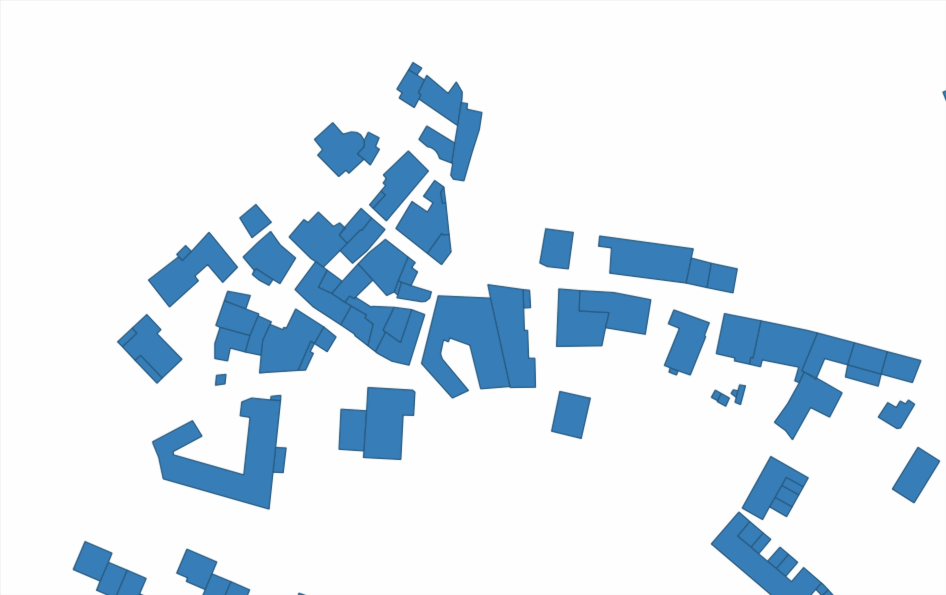
#> input picture images/sample_input_1.jpg, 3784 x 2380 px (shown at 1/4 size)
$ python -i process_cluster.py   (imports and definitions only)
#> lines starting #> are read from the running program, lines starting #| are printed output that depends on the picture; after the words box and inside, x2 and y2 are one past the last pixel; in counts of white or black regions, pixels touching at a corner belong together
### process_image/process_polygon.py
import cv2
import numpy as np
import math
import matplotlib.pyplot as plt
from io import BytesIO


def polygon_area(vertices):
    n = len(vertices)
    if n < 3:
        raise ValueError("A polygon must have at least 3 vertices")

    area = 0.0
    for i in range(n):
        x1, y1 = vertices[i]
        x2, y2 = vertices[(i + 1) % n]
        area += x1 * y2 - x2 * y1

    return abs(area) / 2.0

# [265 lines left out: functions crop_polygon_from_image, remove_white_pixels, compute_centroid, extract_polygons, extract_polygons_adjustable, plot_polygons and 1 more, not called in this run]

### process_image/process_cluster.py
import numpy as np
import cv2
from process_image.process_polygon import compute_centroid, extract_polygons, polygon_area
import requests
from sklearn.neighbors import NearestNeighbors

# [300 lines left out: functions normalize_image_size, normalize_polygon_orientation, compute_relative_angles, compute_angles, extract_angle_features, embed_polygon_cluster and 8 more, not called in this run]

>>> import cv2
>>> picture = cv2.imread('../images/sample_input_1.jpg')
#> picture is the input picture: shape (2380, 3784, 3); mean B, G, R 241.7, 232.7, 221.9
>>> result = extract_polygons_knn(picture)
#> in extract_polygons_knn, `gray = cv2.cvtColor(image, cv2.COLOR_BGR2GRAY)`:
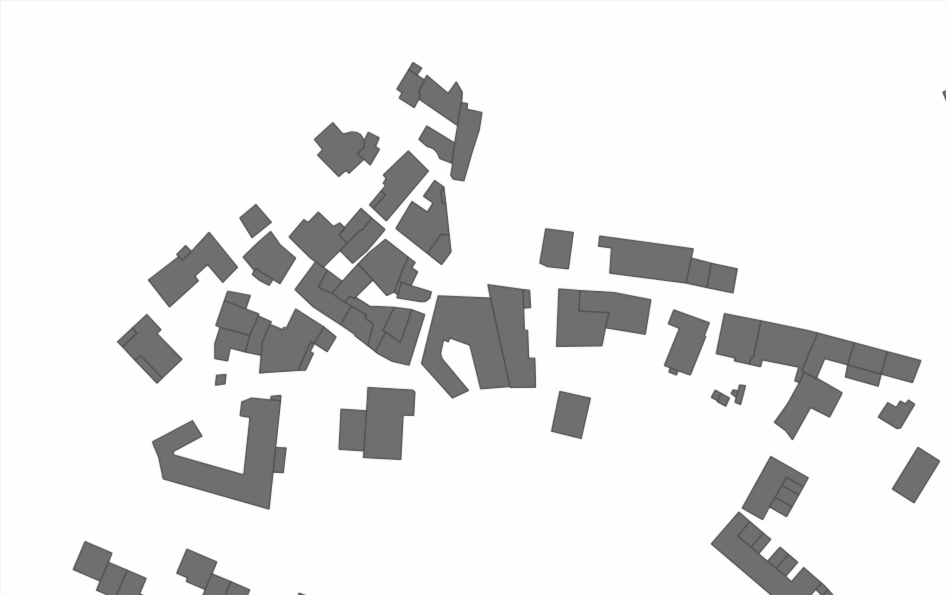
#> gray: shape (2380, 3784) (shown at 1/4 size); min 51, max 255, mean 230.5
#> in extract_polygons_knn, `ret, thresh = cv2.threshold(gray, 200, 255, 0)`:
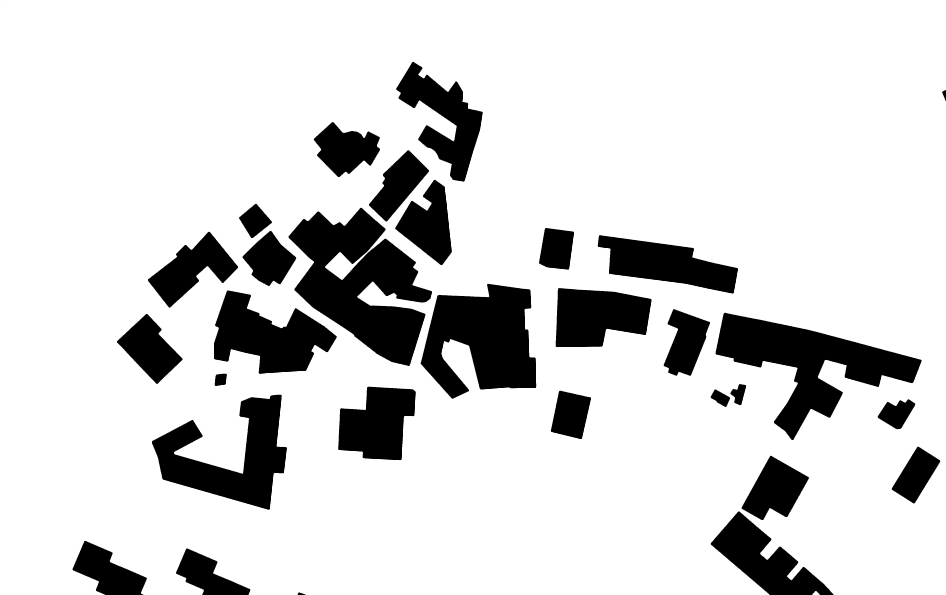
#> thresh: shape (2380, 3784) (shown at 1/4 size); 83.8% white; 31 black regions (1 under 20 px)
#> in extract_polygons_knn, `contours, _ = cv2.findContours(thresh, cv2.RETR_TREE, cv2.CHAIN_APPROX..`: contours = 27 contours; largest, box (x1, y1, x2, y2) and area: (0, 0, 3784, 2380) 8871038, (1153, 830, 1729, 1465) 189888, (2861, 1250, 3688, 1761) 154002, (1682, 1134, 2146, 1596) 141768, (607, 1578, 1149, 2040) 113206
#> the loop in extract_polygons_knn, `for cnt in contours:` made 27 passes
#> after the loop in extract_polygons_knn, `for cnt in contours:`: polygons = 22 items
#> result = 22 items

$ run again, on images/sample_input_2.jpg
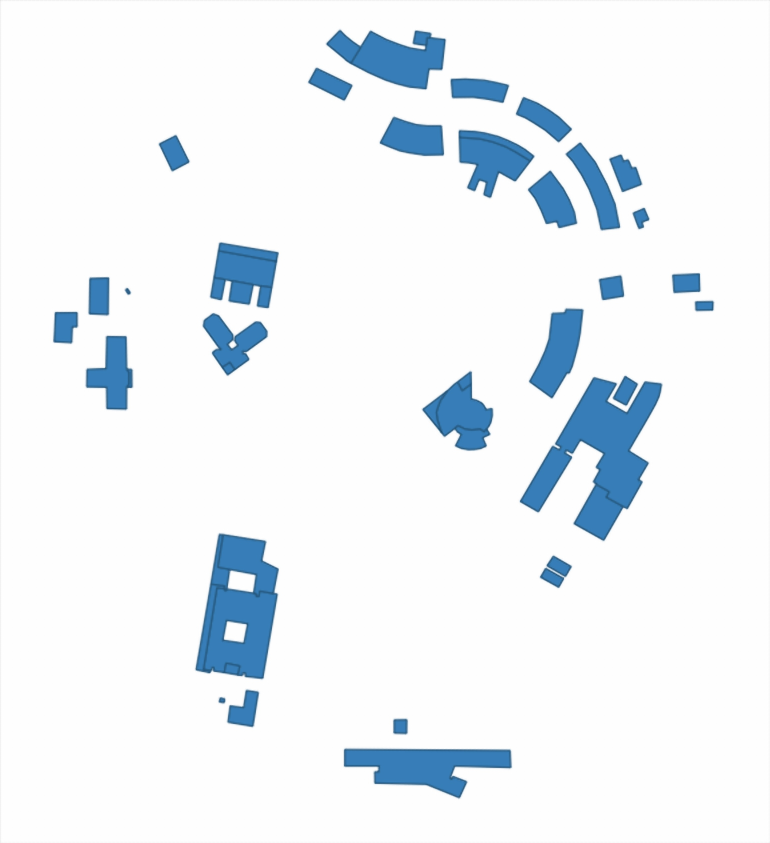
#> input picture images/sample_input_2.jpg, 2308 x 2528 px (shown at 1/3 size)
#> picture is the input picture: shape (2528, 2308, 3); mean B, G, R 247, 242.2, 236.4
#> in extract_polygons_knn, `gray = cv2.cvtColor(image, cv2.COLOR_BGR2GRAY)`:
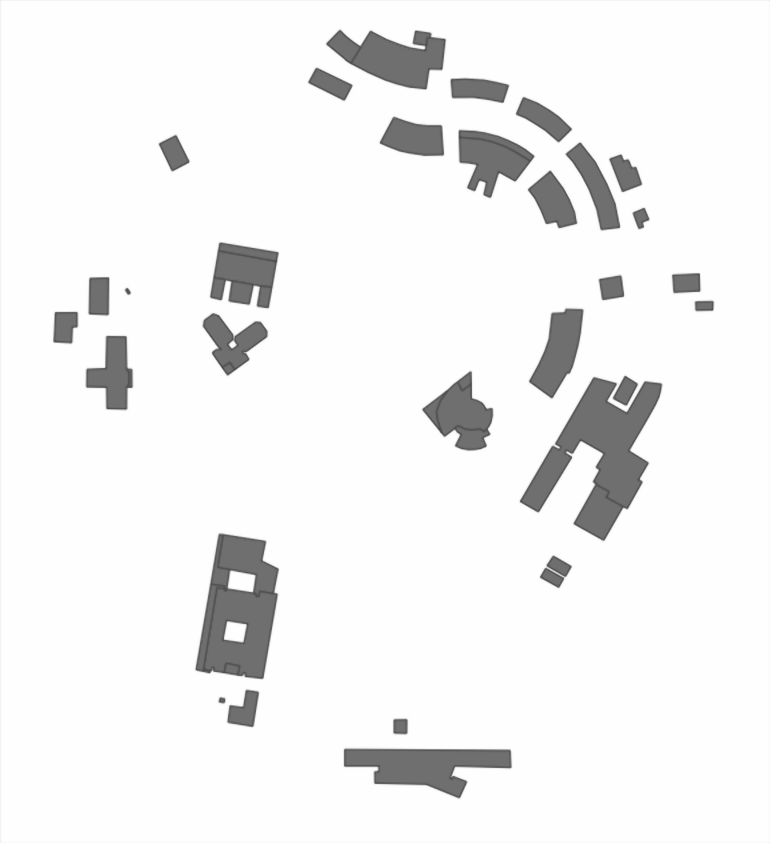
#> gray: shape (2528, 2308) (shown at 1/3 size); min 50, max 255, mean 241.1
#> in extract_polygons_knn, `ret, thresh = cv2.threshold(gray, 200, 255, 0)`:
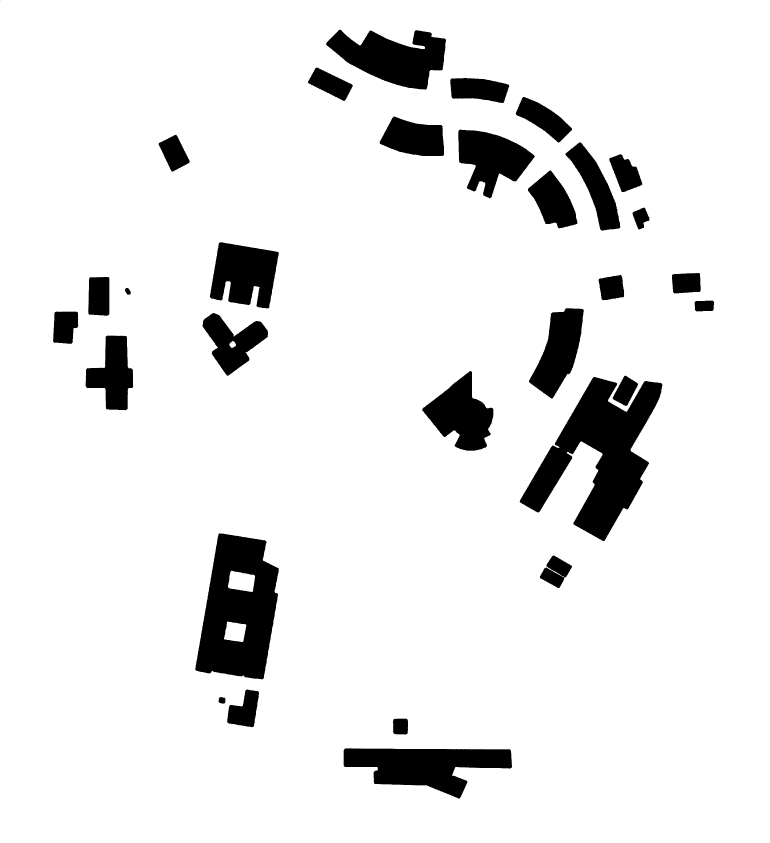
#> thresh: shape (2528, 2308) (shown at 1/3 size); 91.1% white; 31 black regions (1 under 20 px)
#> contours = 37 contours, 3 with area under 20; largest, box (x1, y1, x2, y2) and area: (0, 0, 2308, 2528) 5829788, (1558, 1130, 1989, 1624) 89696, (585, 1599, 837, 2039) 81363, (1030, 2244, 1537, 2397) 44294, (977, 88, 1339, 270) 38767
#> the loop in extract_polygons_knn, `for cnt in contours:` made 37 passes
#> after the loop in extract_polygons_knn, `for cnt in contours:`: polygons = 36 items

$ run again, on images/sample_input_3.jpg
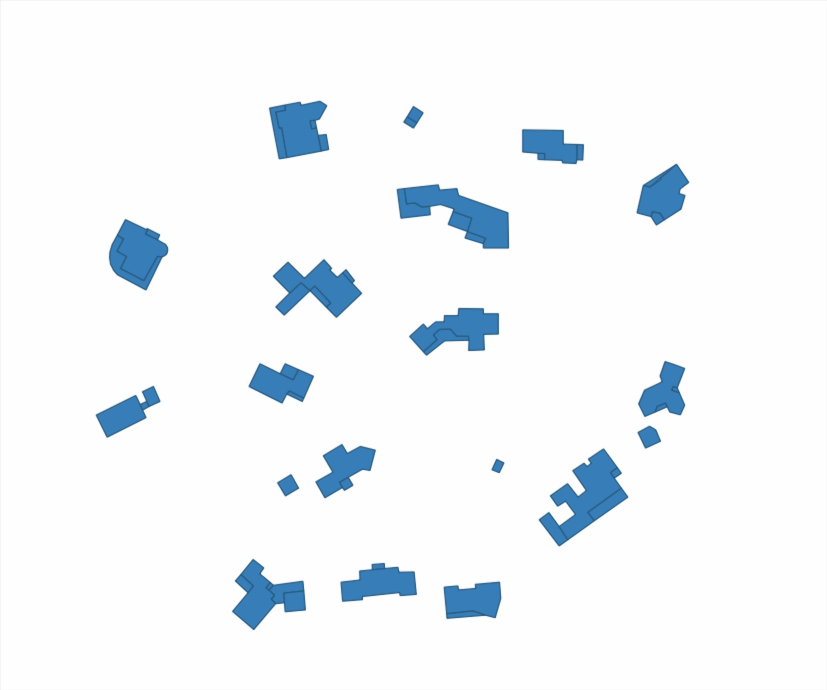
#> input picture images/sample_input_3.jpg, 3308 x 2760 px (shown at 1/4 size)
#> picture is the input picture: shape (2760, 3308, 3); mean B, G, R 249.2, 245.8, 241.7
#> in extract_polygons_knn, `gray = cv2.cvtColor(image, cv2.COLOR_BGR2GRAY)`:
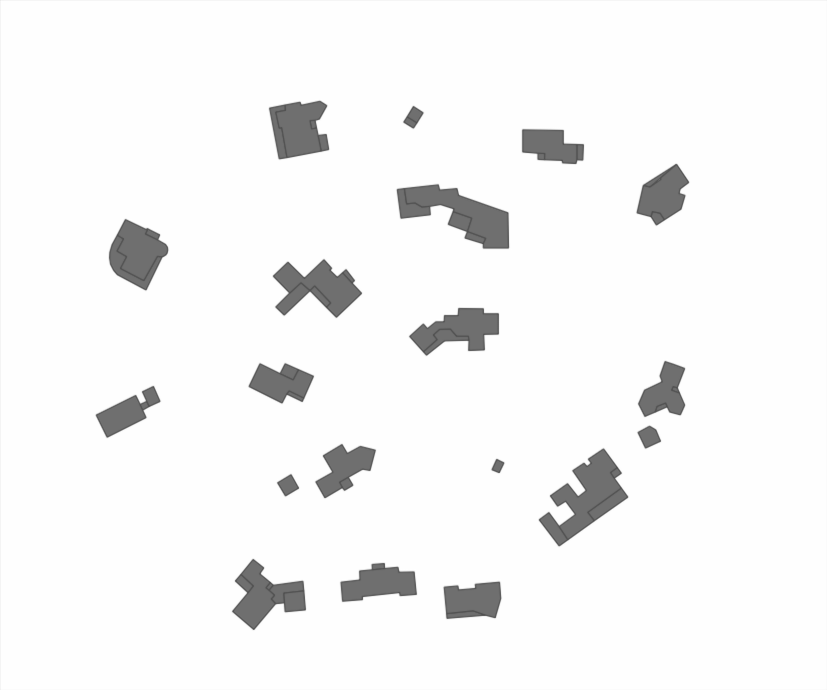
#> gray: shape (2760, 3308) (shown at 1/4 size); min 47, max 255, mean 245
#> in extract_polygons_knn, `ret, thresh = cv2.threshold(gray, 200, 255, 0)`:
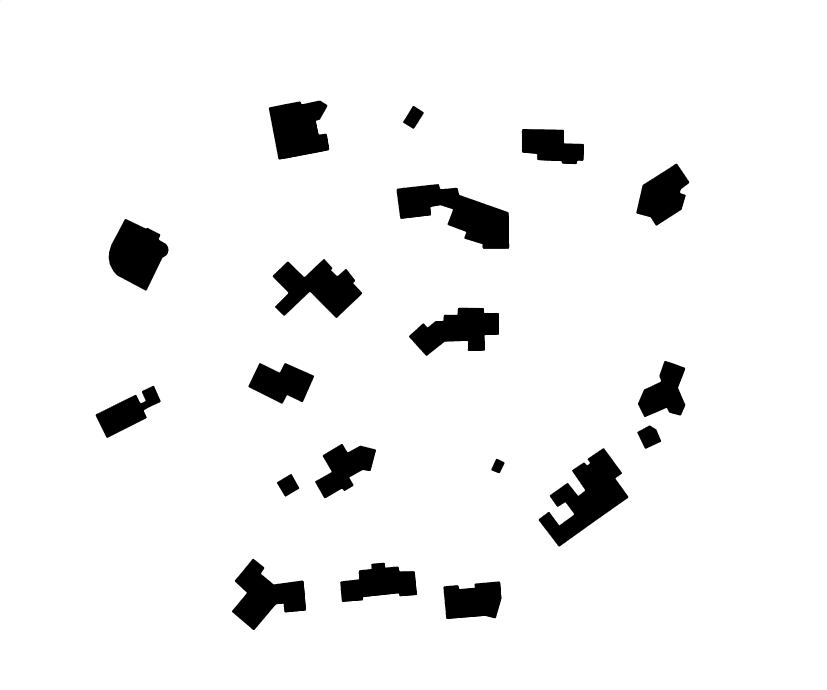
#> thresh: shape (2760, 3308) (shown at 1/4 size); 93.7% white; 20 black regions (1 under 20 px)
#> contours = 20 contours; largest, box (x1, y1, x2, y2) and area: (0, 0, 3308, 2760) 9124012, (2154, 1792, 2514, 2187) 61442, (1585, 735, 2038, 997) 60548, (1090, 1035, 1449, 1273) 46116, (434, 875, 675, 1163) 43348
#> the loop in extract_polygons_knn, `for cnt in contours:` made 20 passes
#> after the loop in extract_polygons_knn, `for cnt in contours:`: polygons = 19 items

$ run again, on images/sample_input_4.jpg
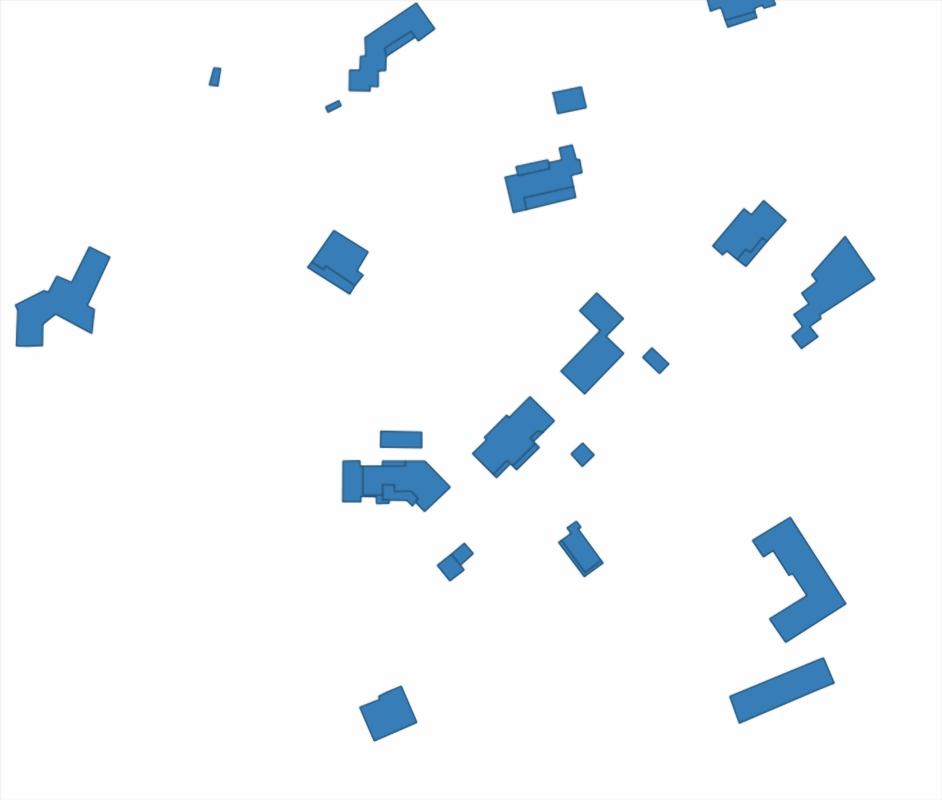
#> input picture images/sample_input_4.jpg, 2824 x 2400 px (shown at 1/3 size)
#> picture is the input picture: shape (2400, 2824, 3); mean B, G, R 249.3, 246.1, 242.1
#> in extract_polygons_knn, `gray = cv2.cvtColor(image, cv2.COLOR_BGR2GRAY)`:
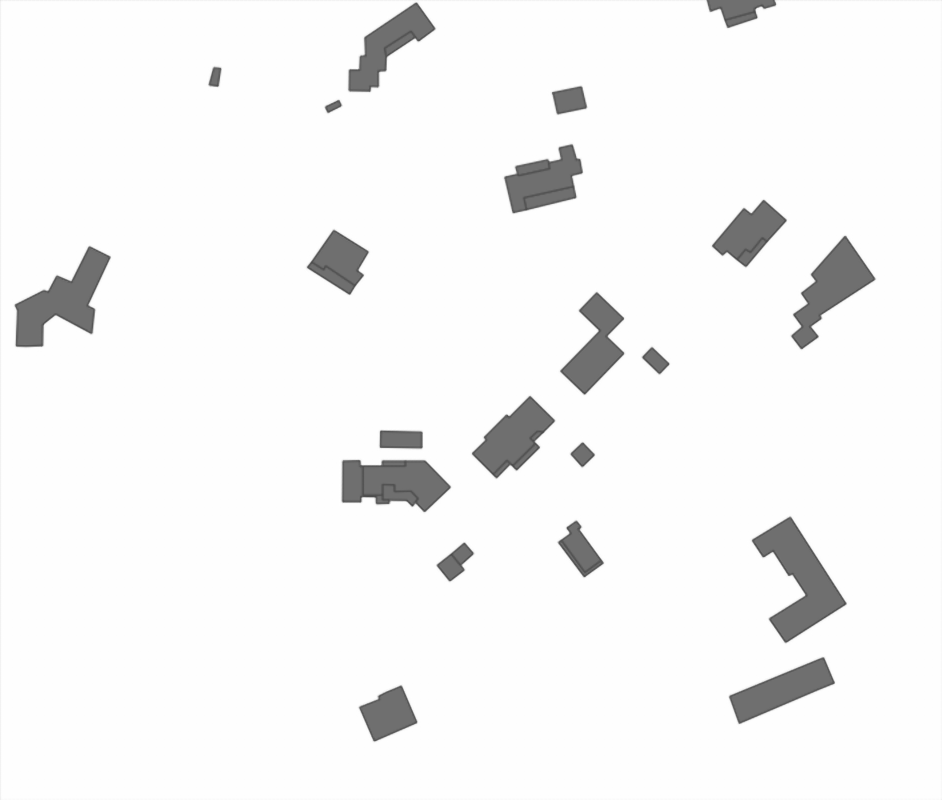
#> gray: shape (2400, 2824) (shown at 1/3 size); min 48, max 255, mean 245.3
#> in extract_polygons_knn, `ret, thresh = cv2.threshold(gray, 200, 255, 0)`:
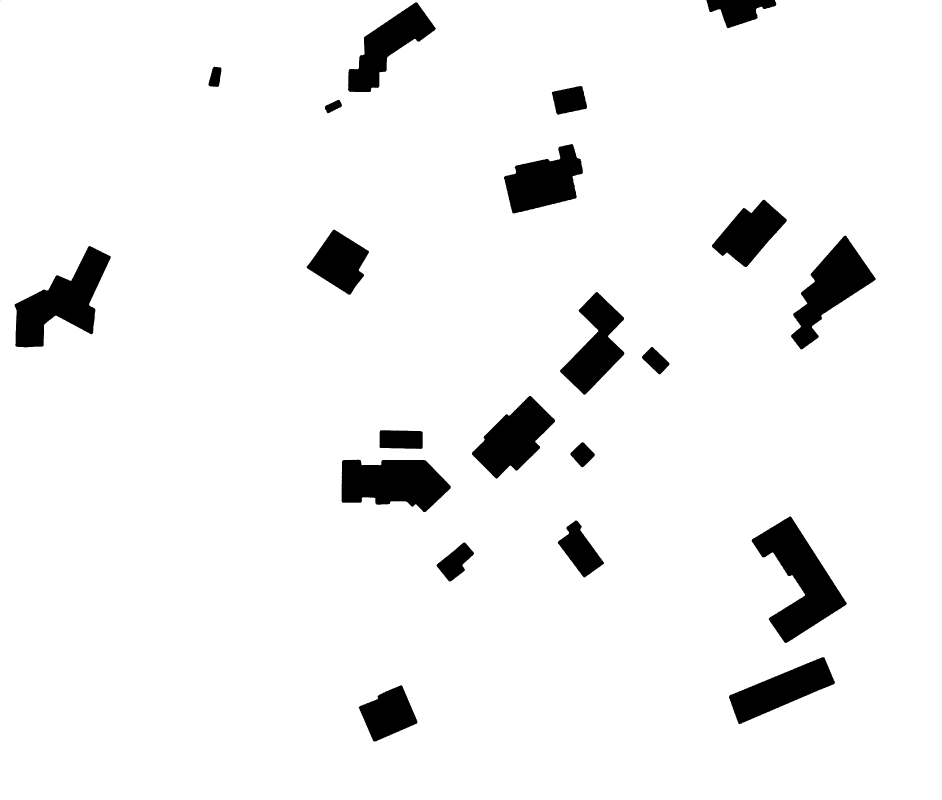
#> thresh: shape (2400, 2824) (shown at 1/3 size); 94% white; 22 black regions (1 under 20 px)
#> contours = 21 contours; largest, box (x1, y1, x2, y2) and area: (0, 0, 2824, 2400) 6762393, (2254, 1548, 2541, 1930) 45161, (43, 737, 333, 1043) 40090, (1023, 1378, 1353, 1537) 37840, (2372, 706, 2628, 1049) 34294
#> the loop in extract_polygons_knn, `for cnt in contours:` made 21 passes
#> after the loop in extract_polygons_knn, `for cnt in contours:`: polygons = 20 items
